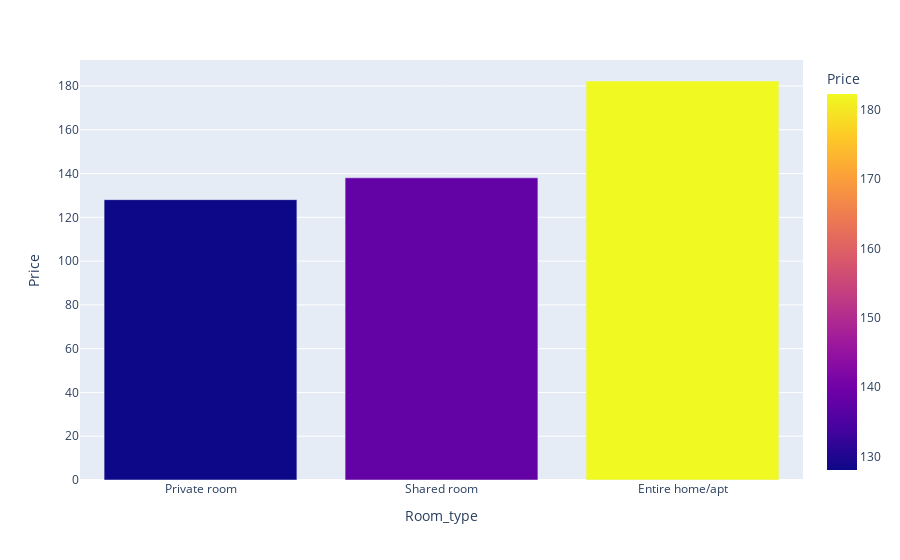

Write notebook code for a chart like this one.
### Code cell
# Average Prices for each room type
# Calculate the average price for each room type using pivot_table
df3 = df_airbnb.pivot_table(index='Room_type', values='Price', aggfunc='mean').reset_index()

# Sort the DataFrame by price in ascending order
df4 = df3.sort_values(by='Price')

fig = px.bar(data_frame=df4,x='Room_type',y='Price',color='Price')
fig.show()

### Figure 1 — Plotly figure (JSON) as saved in the notebook; plotly's stock layout.template omitted (floating-point values rounded to 4 significant figures)
{"data": [{"alignmentgroup": "True", "hovertemplate": "Room_type=%{x}<br>Price=%{marker.color}<extra></extra>", "legendgroup": "", "marker": {"color": [128.1, 138.1, 182.3], "coloraxis": "coloraxis", "pattern": {"shape": ""}}, "name": "", "offsetgroup": "", "orientation": "v", "showlegend": false, "textposition": "auto", "type": "bar", "x": ["Private room", "Shared room", "Entire home/apt"], "xaxis": "x", "y": [128.1, 138.1, 182.3], "yaxis": "y"}], "layout": {"barmode": "relative", "coloraxis": {"colorbar": {"title": {"text": "Price"}}, "colorscale": [[0, "#0d0887"], [0.1111, "#46039f"], [0.2222, "#7201a8"], [0.3333, "#9c179e"], [0.4444, "#bd3786"], [0.5556, "#d8576b"], [0.6667, "#ed7953"], [0.7778, "#fb9f3a"], [0.8889, "#fdca26"], [1, "#f0f921"]]}, "legend": {"tracegroupgap": 0}, "margin": {"t": 60}, "xaxis": {"anchor": "y", "domain": [0, 1], "title": {"text": "Room_type"}}, "yaxis": {"anchor": "x", "domain": [0, 1], "title": {"text": "Price"}}}}
